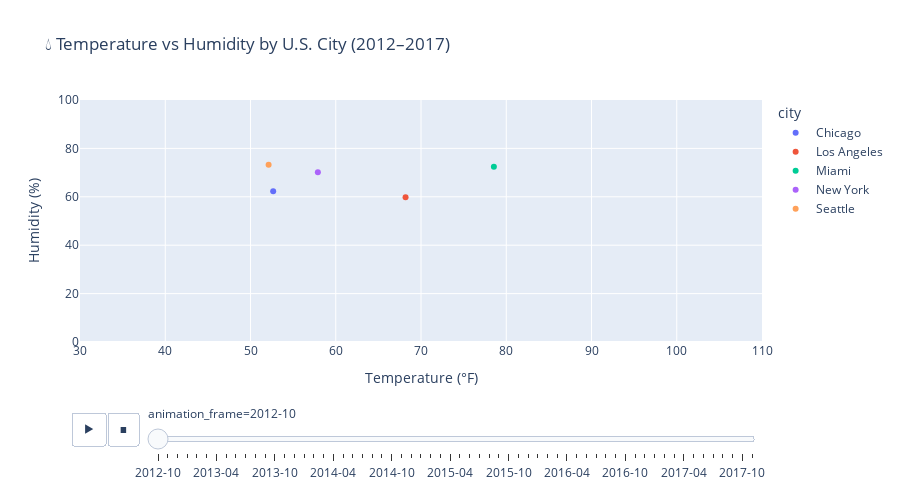

Here is the notebook cell this chart was saved with:
### Markdown cell above
### Temperature Trends Analysis
Temperature patterns differ clearly by region.  
Northern cities like **Chicago** and **New York** show cold winters and hot summers,  
while coastal and southern cities like **Los Angeles** and **Miami** remain warmer year-round.  
Seattle maintains cooler, more stable temperatures due to its coastal climate.

### Code cell
df_hum = pd.read_csv("humidity.csv")
df_hum = df_hum.melt(id_vars='datetime', var_name='city', value_name='humidity')
df_hum['datetime'] = pd.to_datetime(df_hum['datetime'])
df_hum = df_hum[df_hum['city'].isin(cities)]

df_hum = df_hum.groupby(['city', pd.Grouper(key='datetime', freq='ME')])['humidity'].mean().reset_index()

# Merge temperature + humidity
merged = pd.merge(df_long, df_hum, on=['datetime', 'city'], how='inner')

fig = px.scatter(
    merged,
    x='temperature_F',
    y='humidity',
    color='city',
    animation_frame=merged['datetime'].dt.strftime('%Y-%m'),
    hover_name='city',
    title='💧 Temperature vs Humidity by U.S. City (2012–2017)',
    labels={'temperature_F': 'Temperature (°F)', 'humidity': 'Humidity (%)'}
)
fig.update_layout(height=500, xaxis_range=[30, 110], yaxis_range=[0, 100])
fig.show()

### Figure 1 — Plotly figure (JSON) as saved in the notebook; plotly's stock layout.template omitted (floating-point values rounded to 4 significant figures)
{"data": [{"hovertemplate": "<b>%{hovertext}</b><br><br>city=Chicago<br>animation_frame=2012-10<br>Temperature (°F)=%{x}<br>Humidity (%)=%{y}<extra></extra>", "hovertext": ["Chicago"], "legendgroup": "Chicago", "marker": {"color": "#636efa", "symbol": "circle"}, "mode": "markers", "name": "Chicago", "orientation": "v", "showlegend": true, "type": "scatter", "x": [52.66], "xaxis": "x", "y": [62.28], "yaxis": "y"}, {"hovertemplate": "<b>%{hovertext}</b><br><br>city=Los Angeles<br>animation_frame=2012-10<br>Temperature (°F)=%{x}<br>Humidity (%)=%{y}<extra></extra>", "hovertext": ["Los Angeles"], "legendgroup": "Los Angeles", "marker": {"color": "#EF553B", "symbol": "circle"}, "mode": "markers", "name": "Los Angeles", "orientation": "v", "showlegend": true, "type": "scatter", "x": [68.19], "xaxis": "x", "y": [59.81], "yaxis": "y"}, {"hovertemplate": "<b>%{hovertext}</b><br><br>city=Miami<br>animation_frame=2012-10<br>Temperature (°F)=%{x}<br>Humidity (%)=%{y}<extra></extra>", "hovertext": ["Miami"], "legendgroup": "Miami", "marker": {"color": "#00cc96", "symbol": "circle"}, "mode": "markers", "name": "Miami", "orientation": "v", "showlegend": true, "type": "scatter", "x": [78.55], "xaxis": "x", "y": [72.4], "yaxis": "y"}, {"hovertemplate": "<b>%{hovertext}</b><br><br>city=New York<br>animation_frame=2012-10<br>Temperature (°F)=%{x}<br>Humidity (%)=%{y}<extra></extra>", "hovertext": ["New York"], "legendgroup": "New York", "marker": {"color": "#ab63fa", "symbol": "circle"}, "mode": "markers", "name": "New York", "orientation": "v", "showlegend": true, "type": "scatter", "x": [57.9], "xaxis": "x", "y": [70.17], "yaxis": "y"}, {"hovertemplate": "<b>%{hovertext}</b><br><br>city=Seattle<br>animation_frame=2012-10<br>Temperature (°F)=%{x}<br>Humidity (%)=%{y}<extra></extra>", "hovertext": ["Seattle"], "legendgroup": "Seattle", "marker": {"color": "#FFA15A", "symbol": "circle"}, "mode": "markers", "name": "Seattle", "orientation": "v", "showlegend": true, "type": "scatter", "x": [52.12], "xaxis": "x", "y": [73.25], "yaxis": "y"}], "layout": {"height": 500, "legend": {"title": {"text": "city"}, "tracegroupgap": 0}, "sliders": [{"active": 0, "currentvalue": {"prefix": "animation_frame="}, "len": 0.9, "pad": {"b": 10, "t": 60}, "steps": [{"args": [["2012-10"], {"frame": {"duration": 0, "redraw": false}, "fromcurrent": true, "mode": "immediate", "transition": {"duration": 0, "easing": "linear"}}], "label": "2012-10", "method": "animate"}, {"args": [["2012-11"], {"frame": {"duration": 0, "redraw": false}, "fromcurrent": true, "mode": "immediate", "transition": {"duration": 0, "easing": "linear"}}], "label": "2012-11", "method": "animate"}, {"args": [["2012-12"], {"frame": {"duration": 0, "redraw": false}, "fromcurrent": true, "mode": "immediate", "transition": {"duration": 0, "easing": "linear"}}], "label": "2012-12", "method": "animate"}, {"args": [["2013-01"], {"frame": {"duration": 0, "redraw": false}, "fromcurrent": true, "mode": "immediate", "transition": {"duration": 0, "easing": "linear"}}], "label": "2013-01", "method": "animate"}, {"args": [["2013-02"], {"frame": {"duration": 0, "redraw": false}, "fromcurrent": true, "mode": "immediate", "transition": {"duration": 0, "easing": "linear"}}], "label": "2013-02", "method": "animate"}, {"args": [["2013-03"], {"frame": {"duration": 0, "redraw": false}, "fromcurrent": true, "mode": "immediate", "transition": {"duration": 0, "easing": "linear"}}], "label": "2013-03", "method": "animate"}, {"args": [["2013-04"], {"frame": {"duration": 0, "redraw": false}, "fromcurrent": true, "mode": "immediate", "transition": {"duration": 0, "easing": "linear"}}], "label": "2013-04", "method": "animate"}, {"args": [["2013-05"], {"frame": {"duration": 0, "redraw": false}, "fromcurrent": true, "mode": "immediate", "transition": {"duration": 0, "easing": "linear"}}], "label": "2013-05", "method": "animate"}, {"args": [["2013-06"], {"frame": {"duration": 0, "redraw": false}, "fromcurrent": true, "mode": "immediate", "transition": {"duration": 0, "easing": "linear"}}], "label": "2013-06", "method": "animate"}, {"args": [["2013-07"], {"frame": {"duration": 0, "redraw": false}, "fromcurrent": true, "mode": "immediate", "transition": {"duration": 0, "easing": "linear"}}], "label": "2013-07", "method": "animate"}, {"args": [["2013-08"], {"frame": {"duration": 0, "redraw": false}, "fromcurrent": true, "mode": "immediate", "transition": {"duration": 0, "easing": "linear"}}], "label": "2013-08", "method": "animate"}, {"args": [["2013-09"], {"frame": {"duration": 0, "redraw": false}, "fromcurrent": true, "mode": "immediate", "transition": {"duration": 0, "easing": "linear"}}], "label": "2013-09", "method": "animate"}, {"args": [["2013-10"], {"frame": {"duration": 0, "redraw": false}, "fromcurrent": true, "mode": "immediate", "transition": {"duration": 0, "easing": "linear"}}], "label": "2013-10", "method": "animate"}, {"args": [["2013-11"], {"frame": {"duration": 0, "redraw": false}, "fromcurrent": true, "mode": "immediate", "transition": {"duration": 0, "easing": "linear"}}], "label": "2013-11", "method": "animate"}, {"args": [["2013-12"], {"frame": {"duration": 0, "redraw": false}, "fromcurrent": true, "mode": "immediate", "transition": {"duration": 0, "easing": "linear"}}], "label": "2013-12", "method": "animate"}, {"args": [["2014-01"], {"frame": {"duration": 0, "redraw": false}, "fromcurrent": true, "mode": "immediate", "transition": {"duration": 0, "easing": "linear"}}], "label": "2014-01", "method": "animate"}, {"args": [["2014-02"], {"frame": {"duration": 0, "redraw": false}, "fromcurrent": true, "mode": "immediate", "transition": {"duration": 0, "easing": "linear"}}], "label": "2014-02", "method": "animate"}, {"args": [["2014-03"], {"frame": {"duration": 0, "redraw": false}, "fromcurrent": true, "mode": "immediate", "transition": {"duration": 0, "easing": "linear"}}], "label": "2014-03", "method": "animate"}, {"args": [["2014-04"], {"frame": {"duration": 0, "redraw": false}, "fromcurrent": true, "mode": "immediate", "transition": {"duration": 0, "easing": "linear"}}], "label": "2014-04", "method": "animate"}, {"args": [["2014-05"], {"frame": {"duration": 0, "redraw": false}, "fromcurrent": true, "mode": "immediate", "transition": {"duration": 0, "easing": "linear"}}], "label": "2014-05", "method": "animate"}, {"args": [["2014-06"], {"frame": {"duration": 0, "redraw": false}, "fromcurrent": true, "mode": "immediate", "transition": {"duration": 0, "easing": "linear"}}], "label": "2014-06", "method": "animate"}, {"args": [["2014-07"], {"frame": {"duration": 0, "redraw": false}, "fromcurrent": true, "mode": "immediate", "transition": {"duration": 0, "easing": "linear"}}], "label": "2014-07", "method": "animate"}, {"args": [["2014-08"], {"frame": {"duration": 0, "redraw": false}, "fromcurrent": true, "mode": "immediate", "transition": {"duration": 0, "easing": "linear"}}], "label": "2014-08", "method": "animate"}, {"args": [["2014-09"], {"frame": {"duration": 0, "redraw": false}, "fromcurrent": true, "mode": "immediate", "transition": {"duration": 0, "easing": "linear"}}], "label": "2014-09", "method": "animate"}, {"args": [["2014-10"], {"frame": {"duration": 0, "redraw": false}, "fromcurrent": true, "mode": "immediate", "transition": {"duration": 0, "easing": "linear"}}], "label": "2014-10", "method": "animate"}, {"args": [["2014-11"], {"frame": {"duration": 0, "redraw": false}, "fromcurrent": true, "mode": "immediate", "transition": {"duration": 0, "easing": "linear"}}], "label": "2014-11", "method": "animate"}, {"args": [["2014-12"], {"frame": {"duration": 0, "redraw": false}, "fromcurrent": true, "mode": "immediate", "transition": {"duration": 0, "easing": "linear"}}], "label": "2014-12", "method": "animate"}, {"args": [["2015-01"], {"frame": {"duration": 0, "redraw": false}, "fromcurrent": true, "mode": "immediate", "transition": {"duration": 0, "easing": "linear"}}], "label": "2015-01", "method": "animate"}, {"args": [["2015-02"], {"frame": {"duration": 0, "redraw": false}, "fromcurrent": true, "mode": "immediate", "transition": {"duration": 0, "easing": "linear"}}], "label": "2015-02", "method": "animate"}, {"args": [["2015-03"], {"frame": {"duration": 0, "redraw": false}, "fromcurrent": true, "mode": "immediate", "transition": {"duration": 0, "easing": "linear"}}], "label": "2015-03", "method": "animate"}, {"args": [["2015-04"], {"frame": {"duration": 0, "redraw": false}, "fromcurrent": true, "mode": "immediate", "transition": {"duration": 0, "easing": "linear"}}], "label": "2015-04", "method": "animate"}, {"args": [["2015-05"], {"frame": {"duration": 0, "redraw": false}, "fromcurrent": true, "mode": "immediate", "transition": {"duration": 0, "easing": "linear"}}], "label": "2015-05", "method": "animate"}, {"args": [["2015-06"], {"frame": {"duration": 0, "redraw": false}, "fromcurrent": true, "mode": "immediate", "transition": {"duration": 0, "easing": "linear"}}], "label": "2015-06", "method": "animate"}, {"args": [["2015-07"], {"frame": {"duration": 0, "redraw": false}, "fromcurrent": true, "mode": "immediate", "transition": {"duration": 0, "easing": "linear"}}], "label": "2015-07", "method": "animate"}, {"args": [["2015-08"], {"frame": {"duration": 0, "redraw": false}, "fromcurrent": true, "mode": "immediate", "transition": {"duration": 0, "easing": "linear"}}], "label": "2015-08", "method": "animate"}, {"args": [["2015-09"], {"frame": {"duration": 0, "redraw": false}, "fromcurrent": true, "mode": "immediate", "transition": {"duration": 0, "easing": "linear"}}], "label": "2015-09", "method": "animate"}, {"args": [["2015-10"], {"frame": {"duration": 0, "redraw": false}, "fromcurrent": true, "mode": "immediate", "transition": {"duration": 0, "easing": "linear"}}], "label": "2015-10", "method": "animate"}, {"args": [["2015-11"], {"frame": {"duration": 0, "redraw": false}, "fromcurrent": true, "mode": "immediate", "transition": {"duration": 0, "easing": "linear"}}], "label": "2015-11", "method": "animate"}, {"args": [["2015-12"], {"frame": {"duration": 0, "redraw": false}, "fromcurrent": true, "mode": "immediate", "transition": {"duration": 0, "easing": "linear"}}], "label": "2015-12", "method": "animate"}, {"args": [["2016-01"], {"frame": {"duration": 0, "redraw": false}, "fromcurrent": true, "mode": "immediate", "transition": {"duration": 0, "easing": "linear"}}], "label": "2016-01", "method": "animate"}, {"args": [["2016-02"], {"frame": {"duration": 0, "redraw": false}, "fromcurrent": true, "mode": "immediate", "transition": {"duration": 0, "easing": "linear"}}], "label": "2016-02", "method": "animate"}, {"args": [["2016-03"], {"frame": {"duration": 0, "redraw": false}, "fromcurrent": true, "mode": "immediate", "transition": {"duration": 0, "easing": "linear"}}], "label": "2016-03", "method": "animate"}, {"args": [["2016-04"], {"frame": {"duration": 0, "redraw": false}, "fromcurrent": true, "mode": "immediate", "transition": {"duration": 0, "easing": "linear"}}], "label": "2016-04", "method": "animate"}, {"args": [["2016-05"], {"frame": {"duration": 0, "redraw": false}, "fromcurrent": true, "mode": "immediate", "transition": {"duration": 0, "easing": "linear"}}], "label": "2016-05", "method": "animate"}, {"args": [["2016-06"], {"frame": {"duration": 0, "redraw": false}, "fromcurrent": true, "mode": "immediate", "transition": {"duration": 0, "easing": "linear"}}], "label": "2016-06", "method": "animate"}, {"args": [["2016-07"], {"frame": {"duration": 0, "redraw": false}, "fromcurrent": true, "mode": "immediate", "transition": {"duration": 0, "easing": "linear"}}], "label": "2016-07", "method": "animate"}, {"args": [["2016-08"], {"frame": {"duration": 0, "redraw": false}, "fromcurrent": true, "mode": "immediate", "transition": {"duration": 0, "easing": "linear"}}], "label": "2016-08", "method": "animate"}, {"args": [["2016-09"], {"frame": {"duration": 0, "redraw": false}, "fromcurrent": true, "mode": "immediate", "transition": {"duration": 0, "easing": "linear"}}], "label": "2016-09", "method": "animate"}, {"args": [["2016-10"], {"frame": {"duration": 0, "redraw": false}, "fromcurrent": true, "mode": "immediate", "transition": {"duration": 0, "easing": "linear"}}], "label": "2016-10", "method": "animate"}, {"args": [["2016-11"], {"frame": {"duration": 0, "redraw": false}, "fromcurrent": true, "mode": "immediate", "transition": {"duration": 0, "easing": "linear"}}], "label": "2016-11", "method": "animate"}, {"args": [["2016-12"], {"frame": {"duration": 0, "redraw": false}, "fromcurrent": true, "mode": "immediate", "transition": {"duration": 0, "easing": "linear"}}], "label": "2016-12", "method": "animate"}, {"args": [["2017-01"], {"frame": {"duration": 0, "redraw": false}, "fromcurrent": true, "mode": "immediate", "transition": {"duration": 0, "easing": "linear"}}], "label": "2017-01", "method": "animate"}, {"args": [["2017-02"], {"frame": {"duration": 0, "redraw": false}, "fromcurrent": true, "mode": "immediate", "transition": {"duration": 0, "easing": "linear"}}], "label": "2017-02", "method": "animate"}, {"args": [["2017-03"], {"frame": {"duration": 0, "redraw": false}, "fromcurrent": true, "mode": "immediate", "transition": {"duration": 0, "easing": "linear"}}], "label": "2017-03", "method": "animate"}, {"args": [["2017-04"], {"frame": {"duration": 0, "redraw": false}, "fromcurrent": true, "mode": "immediate", "transition": {"duration": 0, "easing": "linear"}}], "label": "2017-04", "method": "animate"}, {"args": [["2017-05"], {"frame": {"duration": 0, "redraw": false}, "fromcurrent": true, "mode": "immediate", "transition": {"duration": 0, "easing": "linear"}}], "label": "2017-05", "method": "animate"}, {"args": [["2017-06"], {"frame": {"duration": 0, "redraw": false}, "fromcurrent": true, "mode": "immediate", "transition": {"duration": 0, "easing": "linear"}}], "label": "2017-06", "method": "animate"}, {"args": [["2017-07"], {"frame": {"duration": 0, "redraw": false}, "fromcurrent": true, "mode": "immediate", "transition": {"duration": 0, "easing": "linear"}}], "label": "2017-07", "method": "animate"}, {"args": [["2017-08"], {"frame": {"duration": 0, "redraw": false}, "fromcurrent": true, "mode": "immediate", "transition": {"duration": 0, "easing": "linear"}}], "label": "2017-08", "method": "animate"}, {"args": [["2017-09"], {"frame": {"duration": 0, "redraw": false}, "fromcurrent": true, "mode": "immediate", "transition": {"duration": 0, "easing": "linear"}}], "label": "2017-09", "method": "animate"}, {"args": [["2017-10"], {"frame": {"duration": 0, "redraw": false}, "fromcurrent": true, "mode": "immediate", "transition": {"duration": 0, "easing": "linear"}}], "label": "2017-10", "method": "animate"}, {"args": [["2017-11"], {"frame": {"duration": 0, "redraw": false}, "fromcurrent": true, "mode": "immediate", "transition": {"duration": 0, "easing": "linear"}}], "label": "2017-11", "method": "animate"}], "x": 0.1, "xanchor": "left", "y": 0, "yanchor": "top"}], "title": {"text": "💧 Temperature vs Humidity by U.S. City (2012–2017)"}, "updatemenus": [{"buttons": [{"args": [null, {"frame": {"duration": 500, "redraw": false}, "fromcurrent": true, "mode": "immediate", "transition": {"duration": 500, "easing": "linear"}}], "label": "&#9654;", "method": "animate"}, {"args": [[null], {"frame": {"duration": 0, "redraw": false}, "fromcurrent": true, "mode": "immediate", "transition": {"duration": 0, "easing": "linear"}}], "label": "&#9724;", "method": "animate"}], "direction": "left", "pad": {"r": 10, "t": 70}, "showactive": false, "type": "buttons", "x": 0.1, "xanchor": "right", "y": 0, "yanchor": "top"}], "xaxis": {"anchor": "y", "domain": [0, 1], "range": [30, 110], "title": {"text": "Temperature (°F)"}}, "yaxis": {"anchor": "x", "domain": [0, 1], "range": [0, 100], "title": {"text": "Humidity (%)"}}}}
